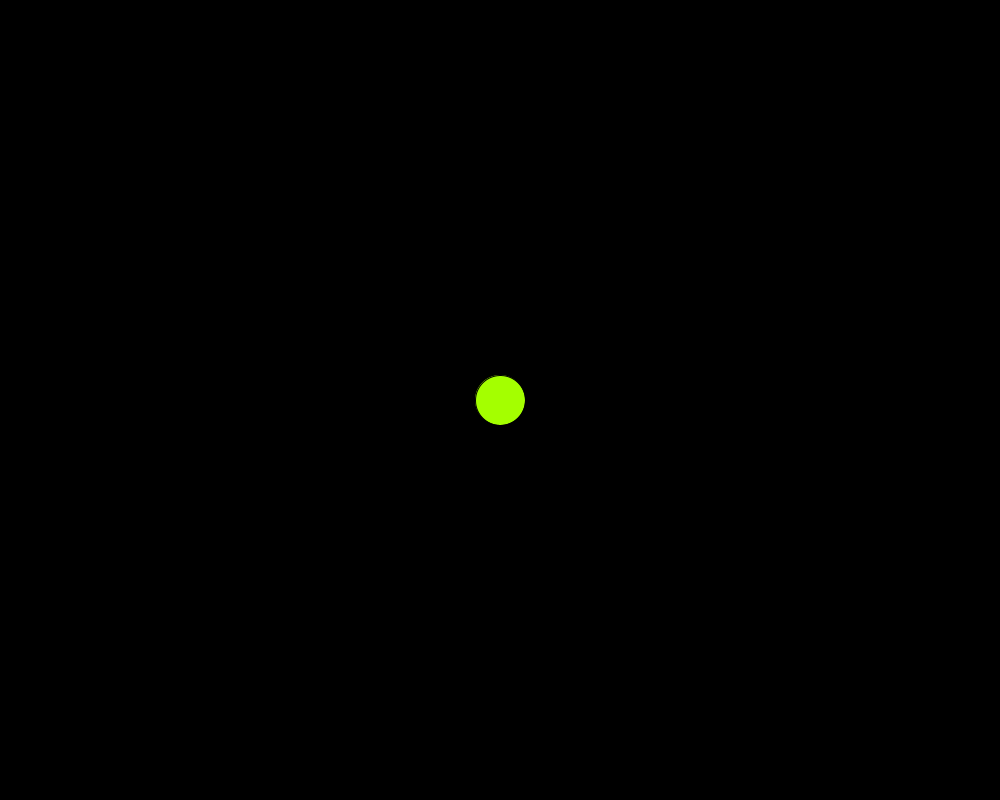
Frame 1 (no input)
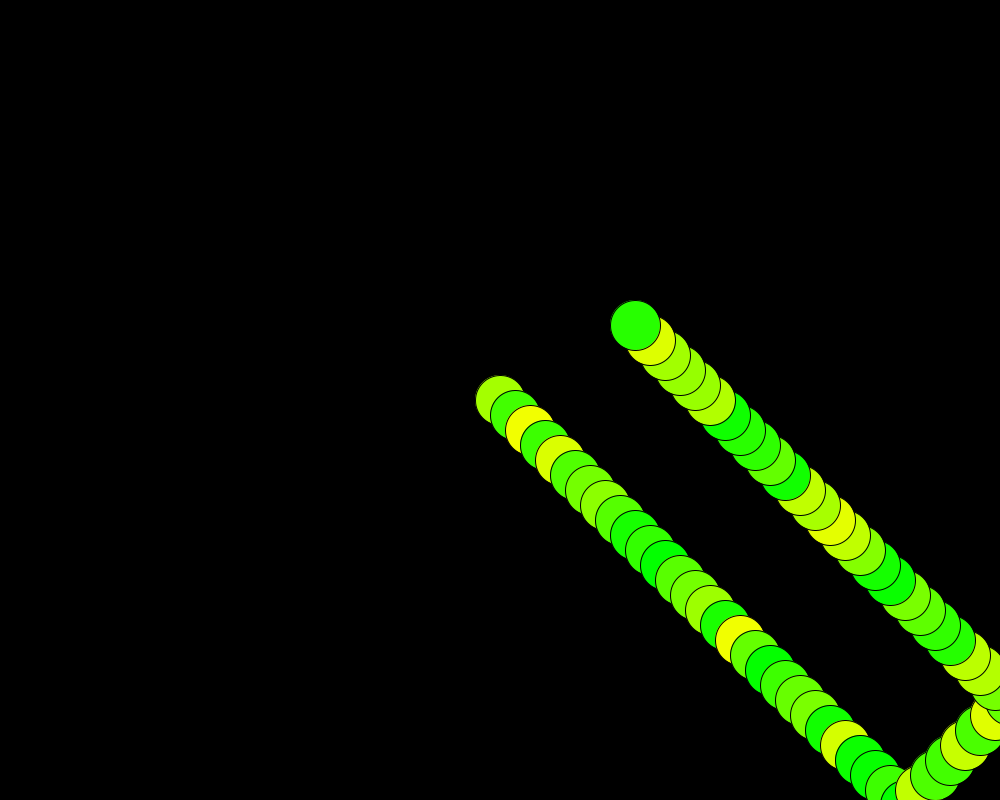
Frame 60 (the mouse pressed at the canvas centre just before this capture)
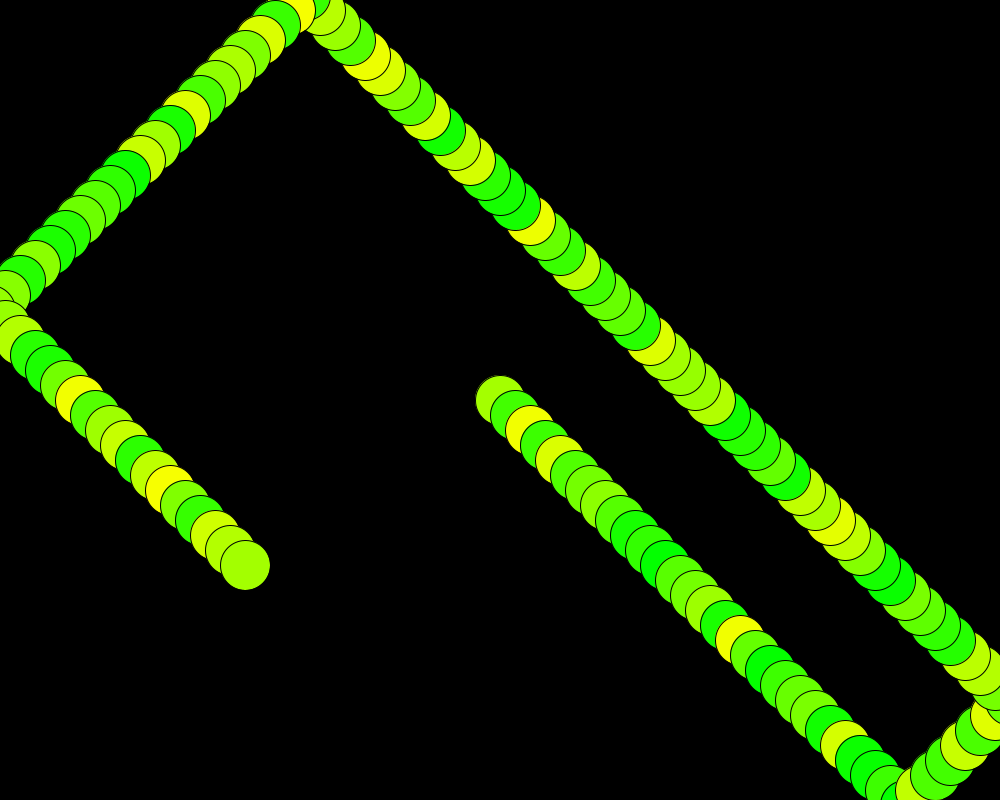
Frame 120 (the mouse held since frame 60 and released just before this capture)

The Processing sketch that drew these frames (run headless with seeded random() and noise(); from frame 60 on, the mouse is pressed at the canvas centre):

// Processing sketch: Trapped
// ── Trapped.pde
float x = 500;
float y = 400;

int xSpeed = 15;
int ySpeed = 15;


void setup() {
  size(1000,800);
  background(0);
}


void draw() {
  
  fill(random(255),255,0);
  ellipse(x,y,50,50);
  
  x += xSpeed;
  y += ySpeed;
  
  if( x > width || x < 0) {
    xSpeed *= -1;
  }
  
  if( y > height || y < 0) {
    ySpeed *= -1;
  }
  
  
  
}
